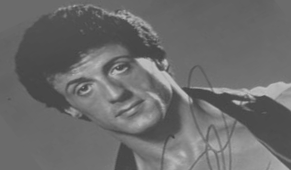
#> input picture Digital_image_processing/Convolution/portrett.png, 291 x 170 px, found by its file name
$ python gray_transform.py
#> lines starting #> are read from the running program, lines starting #| are printed output that depends on the picture; long printed decimals are rounded
import numpy as np
import matplotlib.pyplot as plt
import cv2
import imageio
from PIL import Image

image = imageio.imread('portrett.png', as_gray=True)
#> image is the input picture: shape (170, 291) float32; min 66, max 196, mean 107.7

#img_array = np.array(image)


height, width = image.shape
#> height = 170; width = 291

#print(image.std())
#print(image.mean())

a = round(64/image.std(), 2)
#> a = 2.58
print(a)
#| 2.58
print(a*image.mean())
#| 277.956
b = int(127 - a*image.mean())
#> b = -150
print(b)
#| -150

f_out = np.zeros((height,width))
for i in range(1, height):
    for j in range(1, width):
        f_out[i][j] = image[i][j]*a + b
        if(f_out[i][j] < 0):
            f_out[i][j] = 0
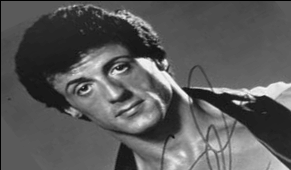
#> f_out: shape (170, 291) float64; min 0, max 355.7, mean 126.9; drawn with min black and max white


print('the new mean of the processed pricture: ', f_out.mean())
#| the new mean of the processed pricture:  126.887

#trans_image = imageio.imsave('outfile.png', image)

plt.figure()
plt.imshow(f_out,cmap='gray',vmin=0,vmax=255,aspect='auto')
plt.title('f_out')
plt.show()
